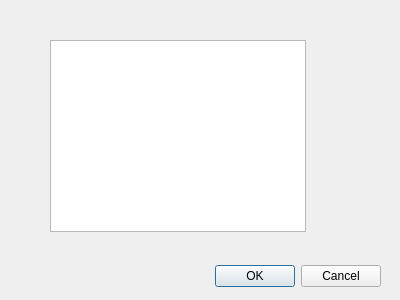
<?xml version="1.0" encoding="UTF-8"?>
<ui version="4.0">
 <class>Dialog</class>
 <widget class="QDialog" name="Dialog">
  <property name="geometry">
   <rect>
    <x>0</x>
    <y>0</y>
    <width>400</width>
    <height>300</height>
   </rect>
  </property>
  <property name="windowTitle">
   <string>Dialog</string>
  </property>
  <widget class="QDialogButtonBox" name="buttonBox">
   <property name="geometry">
    <rect>
     <x>40</x>
     <y>260</y>
     <width>341</width>
     <height>32</height>
    </rect>
   </property>
   <property name="orientation">
    <enum>Qt::Horizontal</enum>
   </property>
   <property name="standardButtons">
    <set>QDialogButtonBox::Cancel|QDialogButtonBox::Ok</set>
   </property>
  </widget>
  <widget class="QTextBrowser" name="textBrowser">
   <property name="geometry">
    <rect>
     <x>50</x>
     <y>40</y>
     <width>256</width>
     <height>192</height>
    </rect>
   </property>
  </widget>
 </widget>
 <resources/>
 <connections>
  <connection>
   <sender>buttonBox</sender>
   <signal>accepted()</signal>
   <receiver>Dialog</receiver>
   <slot>accept()</slot>
   <hints>
    <hint type="sourcelabel">
     <x>248</x>
     <y>254</y>
    </hint>
    <hint type="destinationlabel">
     <x>157</x>
     <y>274</y>
    </hint>
   </hints>
  </connection>
  <connection>
   <sender>buttonBox</sender>
   <signal>rejected()</signal>
   <receiver>Dialog</receiver>
   <slot>reject()</slot>
   <hints>
    <hint type="sourcelabel">
     <x>316</x>
     <y>260</y>
    </hint>
    <hint type="destinationlabel">
     <x>286</x>
     <y>274</y>
    </hint>
   </hints>
  </connection>
 </connections>
</ui>
